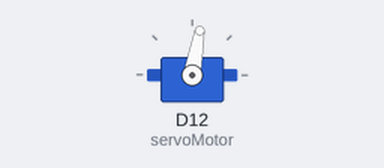
Bench run of a program on a simulated Arduino Due. Shown: servo.

Above: at 0.05 s.
Timing chart, 0 to 4.6 s (numbered marks = the images above):
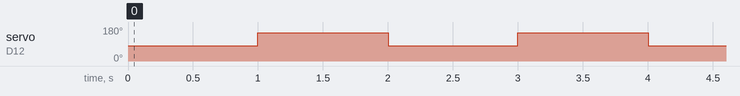

Measured:
- by itself, servo on D12 (servoMotor): alternates 150° for 1.0 s and 80° for 1.0 s

The program:

main.cpp
```cpp
#include <Arduino.h>
#include "Servo.h"

// Declaramos la variable para controlar el servo
Servo servoMotor;

void setup() {
  // Iniciamos el monitor serie para mostrar el resultado
  Serial.begin(9600);

  // Iniciamos el servo para que empiece a trabajar con el pin 9
  servoMotor.attach(12);
}

void loop() {

  // Desplazamos a la posición 0º
  servoMotor.write(80);
  // Esperamos 1 segundo
  delay(1000);
  servoMotor.write(150);
  // Esperamos 1 segundo
  delay(1000);

}
```
